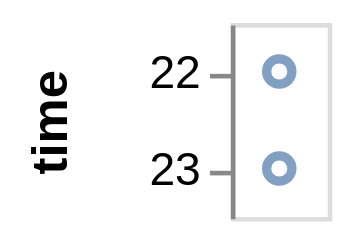

Here is the Vega-Lite specification saved for this chart:
### Vega specification from a JSON file in a GitHub repository (floating-point values rounded to 4 significant figures)
{"$schema": "https://vega.github.io/schema/vega/v3.0.json", "description": "Google's stock price over time.", "autosize": "pad", "padding": 5, "width": 21, "style": "cell", "data": [{"name": "source_0", "values": [{"date": "10 Oct 2011 22:48:00"}, {"date": "11 Oct 2022 23:00:00"}], "format": {"type": "json"}}, {"name": "data_0", "source": "source_0", "transform": [{"type": "formula", "expr": "toDate(datum[\"date\"])", "as": "date"}, {"type": "formula", "as": "hours_date", "expr": "datetime(0, 0, 1, hours(datum[\"date\"]), 0, 0, 0)"}]}], "signals": [{"name": "y_step", "value": 21}, {"name": "height", "update": "bandspace(domain('y').length, 1, 0.5) * y_step"}], "marks": [{"name": "marks", "type": "symbol", "style": ["point"], "from": {"data": "data_0"}, "encode": {"update": {"x": {"signal": "width", "mult": 0.5}, "y": {"scale": "y", "field": "hours_date"}, "stroke": {"value": "#4c78a8"}, "fill": {"value": "transparent"}, "opacity": {"value": 0.7}}}}], "scales": [{"name": "y", "type": "point", "domain": {"data": "data_0", "field": "hours_date", "sort": true}, "range": {"step": {"signal": "y_step"}}, "padding": 0.5}], "axes": [{"title": "time", "scale": "y", "labelOverlap": true, "orient": "left", "zindex": 1, "encode": {"labels": {"update": {"text": {"signal": "timeFormat(datum.value, '%H')"}}}}}], "config": {"axisY": {"minExtent": 30}}}
